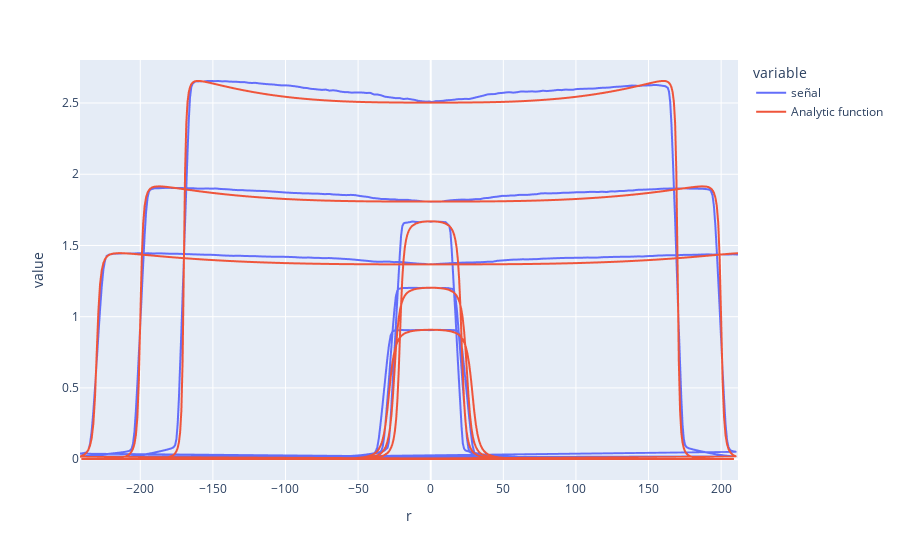

Write notebook code for a chart like this one.
### Code cell
MixedValidationF0.set_index('r')[['señal', 'Analytic function']].plot()

### Figure 1 — Plotly figure (JSON) as saved in the notebook; plotly's stock layout.template omitted (floating-point values rounded to 4 significant figures; data arrays with more than 128 entries replaced by an {"elided": "..."} marker saying what was removed)
{"data": [{"hovertemplate": "variable=señal<br>r=%{x}<br>value=%{y}<extra></extra>", "legendgroup": "señal", "line": {"color": "#636efa", "dash": "solid"}, "mode": "lines", "name": "señal", "showlegend": true, "type": "scattergl", "x": {"elided": "744 float values"}, "xaxis": "x", "y": {"elided": "744 float values"}, "yaxis": "y"}, {"hovertemplate": "variable=Analytic function<br>r=%{x}<br>value=%{y}<extra></extra>", "legendgroup": "Analytic function", "line": {"color": "#EF553B", "dash": "solid"}, "mode": "lines", "name": "Analytic function", "showlegend": true, "type": "scattergl", "x": {"elided": "744 float values"}, "xaxis": "x", "y": {"elided": "744 float values"}, "yaxis": "y"}], "layout": {"legend": {"title": {"text": "variable"}, "tracegroupgap": 0}, "margin": {"t": 60}, "xaxis": {"anchor": "y", "domain": [0, 1], "title": {"text": "r"}}, "yaxis": {"anchor": "x", "domain": [0, 1], "title": {"text": "value"}}}}
